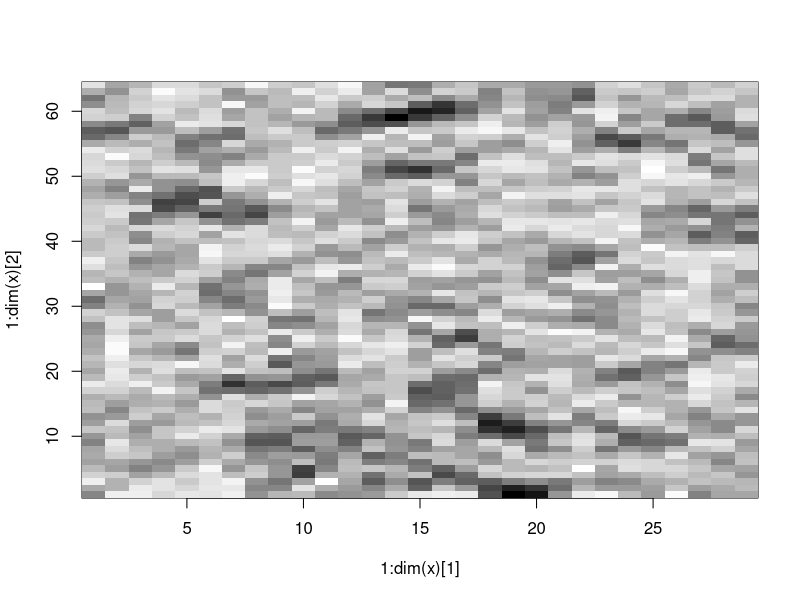

This figure's R source:
library(e1071)


### Name: rectangle.window
### Title: Computes the Coefficients of a Rectangle Window.
### Aliases: rectangle.window
### Keywords: ts

### ** Examples
x<-rnorm(500)
y<-stft(x, wtype="rectangle.window")
plot(y)
